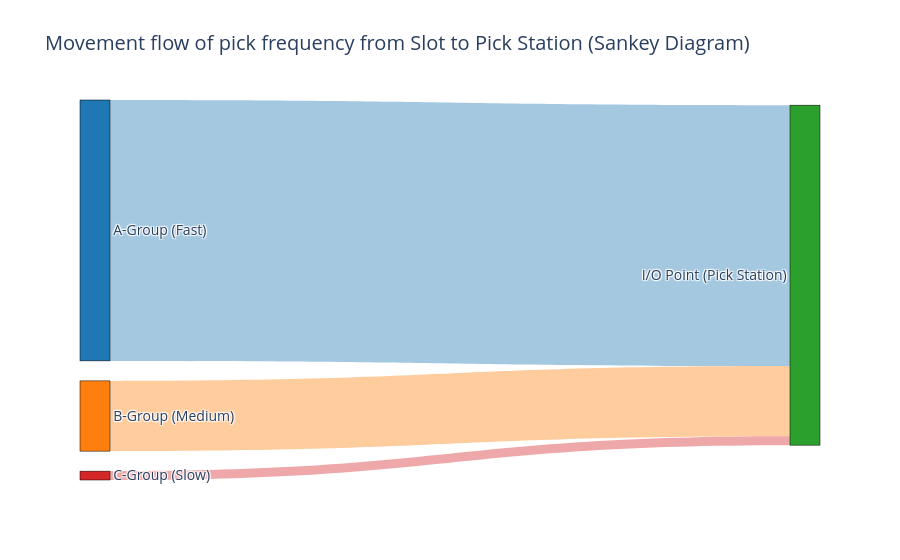

Write notebook code for a chart like this one.
### Code cell
# =====================================================================
# SECTION 2.3: VISUALIZING OPTIMIZATION RESULTS (VISUALIZATION)
# =====================================================================
import matplotlib.pyplot as plt
import seaborn as sns
import plotly.graph_objects as go
import pandas as pd

# Set up technical standard chart style
sns.set_theme(style="whitegrid")
plt.rcParams['figure.figsize'] = [10, 6]

print("[1/3] Drawing Bar Chart for performance comparison...")
# ---------------------------------------------------------------------
# 1. BAR CHART: TOTAL DISTANCE COMPARISON (SIMULATION PERFORMANCE)
# ---------------------------------------------------------------------
plt.figure(figsize=(10, 6))
# df_summary was calculated in Cell 4
ax = sns.barplot(x='Slotting Strategy', y='Total Distance (Meters)', data=df_summary, palette='viridis')
plt.title('Comparison of Total Travel Distance (Simulation Performance)', fontsize=14, fontweight='bold')
plt.ylabel('Total Distance (Meters)', fontsize=12)
plt.xlabel('Slotting Strategy', fontsize=12)

# Annotate values directly on top of each bar
for p in ax.patches:
    ax.annotate(f"{int(p.get_height()):,} m", 
                (p.get_x() + p.get_width() / 2., p.get_height()), 
                ha='center', va='bottom', fontsize=11, color='black', xytext=(0, 5), 
                textcoords='offset points')
plt.tight_layout()
plt.savefig('../src/outputs/images/2_3_bar_chart_performance.png', dpi=300)
plt.show()


print("[2/3] Drawing Slotting Map (K-Means Layout)...")
# ---------------------------------------------------------------------
# 2. SLOTTING MAP: WAREHOUSE SPATIAL DISTRIBUTION
# ---------------------------------------------------------------------
# Extract coordinates from layout_kmeans dictionary to DataFrame
layout_data = [{'stock_code': sku, 'x': pos[0], 'y': pos[1]} for sku, pos in layout_kmeans.items()]
df_map = pd.DataFrame(layout_data)

# Join with df_master to get Zone labels (A/B/C) for coloring
df_map = df_map.merge(df_master[['stock_code', 'cluster_name']], on='stock_code', how='left')

plt.figure(figsize=(12, 8))
# Plot items on the grid, color by group
sns.scatterplot(x='x', y='y', hue='cluster_name', data=df_map, 
                palette={'A-Group (Fast)': 'red', 'B-Group (Medium)': 'orange', 'C-Group (Slow)': 'blue'},
                s=40, alpha=0.8, edgecolor=None)

# Mark the Pick Station (I/O Point) with a large black star
plt.scatter(io_point[0], io_point[1], color='black', marker='*', s=500, label='I/O Point (Pick Station)')

plt.title('Optimal K-Means position distribution map (Slotting Map)', fontsize=16, fontweight='bold')
plt.xlabel('X Coordinate', fontsize=12)
plt.ylabel('Y Coordinate', fontsize=12)
plt.legend(title='Zones', loc='upper right')
plt.tight_layout()
plt.savefig('../src/outputs/images/2_3_slotting_map_kmeans.png', dpi=300)
plt.show()


print("[3/3] Drawing Sankey Diagram for movement flow...")
# ---------------------------------------------------------------------
# 3. SANKEY DIAGRAM: MOVEMENT FLOW FROM ZONES TO PICK STATION
# ---------------------------------------------------------------------
# Calculate the total pick frequency of each Zone flowing to the I/O Point
zone_picks = df_master.groupby('cluster_name')['pick_frequency'].sum().reset_index()

# Flow structure for Plotly (Source -> Target)
# Zones are assigned indexes: 0, 1, 2. Pick Station assigned index: 3
labels = zone_picks['cluster_name'].tolist() + ['I/O Point (Pick Station)']
source_indices = [0, 1, 2]
target_indices = [3, 3, 3] # All flow to Pick Station
values = zone_picks['pick_frequency'].tolist()

fig = go.Figure(data=[go.Sankey(
    node = dict(
      pad = 20,
      thickness = 30,
      line = dict(color = "black", width = 0.5),
      label = labels,
      color = ["#1f77b4", "#ff7f0e", "#d62728", "#2ca02c"] # Blue, Orange, Red, Green (Station)
    ),
    link = dict(
      source = source_indices,
      target = target_indices,
      value = values,
      color = ["rgba(31,119,180,0.4)", "rgba(255,127,14,0.4)", "rgba(214,39,40,0.4)"]
    )
)])

fig.update_layout(title_text="Movement flow of pick frequency from Slot to Pick Station (Sankey Diagram)", font_size=14)
# Export HTML file so Sankey diagram retains interactive effects (Mouse hover)
fig.write_html('../src/outputs/images/2_3_sankey_diagram.html')
fig.show()

print("✅ Completed rendering graphics for Section 2.3! All files have been saved to: '../../outputs/images/'")

### Figure 1 — Plotly figure (JSON) as saved in the notebook; plotly's stock layout.template omitted (floating-point values rounded to 4 significant figures)
{"data": [{"link": {"color": ["rgba(31,119,180,0.4)", "rgba(255,127,14,0.4)", "rgba(214,39,40,0.4)"], "source": [0, 1, 2], "target": [3, 3, 3], "value": [308154, 82979, 10471]}, "node": {"color": ["#1f77b4", "#ff7f0e", "#d62728", "#2ca02c"], "label": ["A-Group (Fast)", "B-Group (Medium)", "C-Group (Slow)", "I/O Point (Pick Station)"], "line": {"color": "black", "width": 0.5}, "pad": 20, "thickness": 30}, "type": "sankey"}], "layout": {"font": {"size": 14}, "title": {"text": "Movement flow of pick frequency from Slot to Pick Station (Sankey Diagram)"}}}
